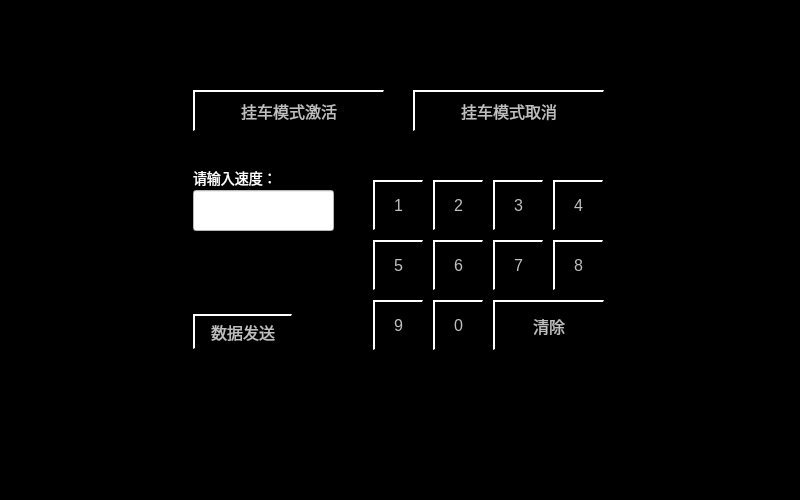
<?xml version="1.0" encoding="UTF-8"?>
<ui version="4.0">
 <class>Settng_HangMode</class>
 <widget class="QWidget" name="Settng_HangMode">
  <property name="geometry">
   <rect>
    <x>0</x>
    <y>0</y>
    <width>800</width>
    <height>500</height>
   </rect>
  </property>
  <property name="windowTitle">
   <string>Form</string>
  </property>
  <property name="styleSheet">
   <string notr="true">QWidget
{
background-color:black;
}
QPushButton
{
font: 16px;color: rgb(192,192,192);background-color: rgb(0, 0, 0);border-top: 2px solid white;border-left: 2px solid white;
}
QLineEdit
{
background-color:white;
color:black;
font:16px
}</string>
  </property>
  <widget class="QPushButton" name="Button_Num1">
   <property name="geometry">
    <rect>
     <x>373</x>
     <y>180</y>
     <width>50</width>
     <height>50</height>
    </rect>
   </property>
   <property name="focusPolicy">
    <enum>Qt::NoFocus</enum>
   </property>
   <property name="styleSheet">
    <string notr="true"/>
   </property>
   <property name="text">
    <string>1</string>
   </property>
  </widget>
  <widget class="QPushButton" name="Button_SendData">
   <property name="geometry">
    <rect>
     <x>193</x>
     <y>314</y>
     <width>99</width>
     <height>35</height>
    </rect>
   </property>
   <property name="focusPolicy">
    <enum>Qt::NoFocus</enum>
   </property>
   <property name="styleSheet">
    <string notr="true">font: 16px;color: rgb(192,192,192);background-color: rgb(0, 0, 0);border-top: 2px solid white;border-left: 2px solid white;</string>
   </property>
   <property name="text">
    <string>数据发送</string>
   </property>
  </widget>
  <widget class="QPushButton" name="Button_Num8">
   <property name="geometry">
    <rect>
     <x>553</x>
     <y>240</y>
     <width>50</width>
     <height>50</height>
    </rect>
   </property>
   <property name="focusPolicy">
    <enum>Qt::NoFocus</enum>
   </property>
   <property name="styleSheet">
    <string notr="true"/>
   </property>
   <property name="text">
    <string>8</string>
   </property>
  </widget>
  <widget class="QPushButton" name="Button_Num4">
   <property name="geometry">
    <rect>
     <x>553</x>
     <y>180</y>
     <width>50</width>
     <height>50</height>
    </rect>
   </property>
   <property name="focusPolicy">
    <enum>Qt::NoFocus</enum>
   </property>
   <property name="styleSheet">
    <string notr="true"/>
   </property>
   <property name="text">
    <string>4</string>
   </property>
  </widget>
  <widget class="QPushButton" name="Button_Clear">
   <property name="geometry">
    <rect>
     <x>493</x>
     <y>300</y>
     <width>111</width>
     <height>50</height>
    </rect>
   </property>
   <property name="focusPolicy">
    <enum>Qt::NoFocus</enum>
   </property>
   <property name="text">
    <string>清除</string>
   </property>
  </widget>
  <widget class="QPushButton" name="Button_Num9">
   <property name="geometry">
    <rect>
     <x>373</x>
     <y>300</y>
     <width>50</width>
     <height>50</height>
    </rect>
   </property>
   <property name="focusPolicy">
    <enum>Qt::NoFocus</enum>
   </property>
   <property name="styleSheet">
    <string notr="true"/>
   </property>
   <property name="text">
    <string>9</string>
   </property>
  </widget>
  <widget class="QPushButton" name="Button_Num2">
   <property name="geometry">
    <rect>
     <x>433</x>
     <y>180</y>
     <width>50</width>
     <height>50</height>
    </rect>
   </property>
   <property name="focusPolicy">
    <enum>Qt::NoFocus</enum>
   </property>
   <property name="styleSheet">
    <string notr="true"/>
   </property>
   <property name="text">
    <string>2</string>
   </property>
  </widget>
  <widget class="QPushButton" name="Button_Num6">
   <property name="geometry">
    <rect>
     <x>433</x>
     <y>240</y>
     <width>50</width>
     <height>50</height>
    </rect>
   </property>
   <property name="focusPolicy">
    <enum>Qt::NoFocus</enum>
   </property>
   <property name="styleSheet">
    <string notr="true"/>
   </property>
   <property name="text">
    <string>6</string>
   </property>
  </widget>
  <widget class="QPushButton" name="Button_Num0">
   <property name="geometry">
    <rect>
     <x>433</x>
     <y>300</y>
     <width>50</width>
     <height>50</height>
    </rect>
   </property>
   <property name="focusPolicy">
    <enum>Qt::NoFocus</enum>
   </property>
   <property name="styleSheet">
    <string notr="true"/>
   </property>
   <property name="text">
    <string>0</string>
   </property>
  </widget>
  <widget class="QPushButton" name="Button_Num3">
   <property name="geometry">
    <rect>
     <x>493</x>
     <y>180</y>
     <width>50</width>
     <height>50</height>
    </rect>
   </property>
   <property name="focusPolicy">
    <enum>Qt::NoFocus</enum>
   </property>
   <property name="styleSheet">
    <string notr="true"/>
   </property>
   <property name="text">
    <string>3</string>
   </property>
  </widget>
  <widget class="QLabel" name="LBL_Tips">
   <property name="geometry">
    <rect>
     <x>193</x>
     <y>170</y>
     <width>81</width>
     <height>16</height>
    </rect>
   </property>
   <property name="styleSheet">
    <string notr="true">color:white;
font:14px;</string>
   </property>
   <property name="text">
    <string>请输入速度：</string>
   </property>
  </widget>
  <widget class="QPushButton" name="Button_Num5">
   <property name="geometry">
    <rect>
     <x>373</x>
     <y>240</y>
     <width>50</width>
     <height>50</height>
    </rect>
   </property>
   <property name="focusPolicy">
    <enum>Qt::NoFocus</enum>
   </property>
   <property name="styleSheet">
    <string notr="true"/>
   </property>
   <property name="text">
    <string>5</string>
   </property>
  </widget>
  <widget class="QLineEdit" name="Edit_InputSpeed">
   <property name="geometry">
    <rect>
     <x>193</x>
     <y>190</y>
     <width>141</width>
     <height>41</height>
    </rect>
   </property>
  </widget>
  <widget class="QPushButton" name="Button_Num7">
   <property name="geometry">
    <rect>
     <x>493</x>
     <y>240</y>
     <width>50</width>
     <height>50</height>
    </rect>
   </property>
   <property name="focusPolicy">
    <enum>Qt::NoFocus</enum>
   </property>
   <property name="styleSheet">
    <string notr="true"/>
   </property>
   <property name="text">
    <string>7</string>
   </property>
  </widget>
  <widget class="QPushButton" name="Button_HangModeActive">
   <property name="geometry">
    <rect>
     <x>193</x>
     <y>90</y>
     <width>191</width>
     <height>41</height>
    </rect>
   </property>
   <property name="focusPolicy">
    <enum>Qt::NoFocus</enum>
   </property>
   <property name="whatsThis">
    <string>1</string>
   </property>
   <property name="styleSheet">
    <string notr="true">font: 16px;color: rgb(192,192,192);background-color: rgb(0, 0, 0);border-top: 2px solid white;border-left: 2px solid white;</string>
   </property>
   <property name="text">
    <string>挂车模式激活</string>
   </property>
  </widget>
  <widget class="QPushButton" name="Button_HangModeCancel">
   <property name="geometry">
    <rect>
     <x>413</x>
     <y>90</y>
     <width>191</width>
     <height>41</height>
    </rect>
   </property>
   <property name="focusPolicy">
    <enum>Qt::NoFocus</enum>
   </property>
   <property name="whatsThis">
    <string>2</string>
   </property>
   <property name="styleSheet">
    <string notr="true">font: 16px;color: rgb(192,192,192);background-color: rgb(0, 0, 0);border-top: 2px solid white;border-left: 2px solid white;</string>
   </property>
   <property name="text">
    <string>挂车模式取消</string>
   </property>
  </widget>
 </widget>
 <resources/>
 <connections/>
</ui>
